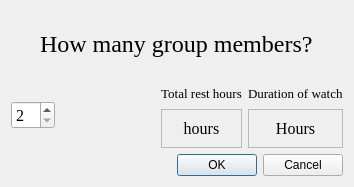
<?xml version="1.0" encoding="UTF-8"?>
<ui version="4.0">
 <class>RestDialog</class>
 <widget class="QDialog" name="RestDialog">
  <property name="geometry">
   <rect>
    <x>0</x>
    <y>0</y>
    <width>354</width>
    <height>187</height>
   </rect>
  </property>
  <property name="windowTitle">
   <string>Dialog</string>
  </property>
  <layout class="QVBoxLayout" name="verticalLayout">
   <item>
    <layout class="QHBoxLayout" name="header_layout">
     <item>
      <spacer name="header_spacer_L">
       <property name="orientation">
        <enum>Qt::Horizontal</enum>
       </property>
       <property name="sizeHint" stdset="0">
        <size>
         <width>40</width>
         <height>20</height>
        </size>
       </property>
      </spacer>
     </item>
     <item>
      <widget class="QLabel" name="header">
       <property name="font">
        <font>
         <family>Georgia</family>
         <pointsize>18</pointsize>
        </font>
       </property>
       <property name="text">
        <string>How many group members?</string>
       </property>
      </widget>
     </item>
     <item>
      <spacer name="header_spacer_R">
       <property name="orientation">
        <enum>Qt::Horizontal</enum>
       </property>
       <property name="sizeHint" stdset="0">
        <size>
         <width>40</width>
         <height>20</height>
        </size>
       </property>
      </spacer>
     </item>
    </layout>
   </item>
   <item>
    <layout class="QHBoxLayout" name="lower_layout">
     <item>
      <widget class="QSpinBox" name="group_size">
       <property name="font">
        <font>
         <family>Georgia</family>
         <pointsize>12</pointsize>
        </font>
       </property>
       <property name="minimum">
        <number>2</number>
       </property>
       <property name="maximum">
        <number>10</number>
       </property>
      </widget>
     </item>
     <item>
      <spacer name="horizontalSpacer">
       <property name="orientation">
        <enum>Qt::Horizontal</enum>
       </property>
       <property name="sizeHint" stdset="0">
        <size>
         <width>40</width>
         <height>20</height>
        </size>
       </property>
      </spacer>
     </item>
     <item>
      <layout class="QHBoxLayout" name="stats_layout">
       <item>
        <layout class="QVBoxLayout" name="rest_layout">
         <item>
          <widget class="QLabel" name="rest_label">
           <property name="font">
            <font>
             <family>Georgia</family>
             <pointsize>10</pointsize>
            </font>
           </property>
           <property name="text">
            <string>Total rest hours</string>
           </property>
           <property name="alignment">
            <set>Qt::AlignCenter</set>
           </property>
          </widget>
         </item>
         <item>
          <widget class="QFrame" name="frame">
           <property name="frameShape">
            <enum>QFrame::StyledPanel</enum>
           </property>
           <property name="frameShadow">
            <enum>QFrame::Raised</enum>
           </property>
           <layout class="QHBoxLayout" name="horizontalLayout">
            <item>
             <widget class="QLabel" name="rest_hours">
              <property name="font">
               <font>
                <family>Georgia</family>
                <pointsize>12</pointsize>
               </font>
              </property>
              <property name="text">
               <string>hours</string>
              </property>
              <property name="alignment">
               <set>Qt::AlignCenter</set>
              </property>
             </widget>
            </item>
           </layout>
          </widget>
         </item>
        </layout>
       </item>
       <item>
        <layout class="QVBoxLayout" name="duration_layout">
         <item>
          <widget class="QLabel" name="duration_label">
           <property name="font">
            <font>
             <family>Georgia</family>
             <pointsize>10</pointsize>
            </font>
           </property>
           <property name="text">
            <string>Duration of watch</string>
           </property>
          </widget>
         </item>
         <item>
          <widget class="QFrame" name="frame_2">
           <property name="frameShape">
            <enum>QFrame::StyledPanel</enum>
           </property>
           <property name="frameShadow">
            <enum>QFrame::Raised</enum>
           </property>
           <layout class="QHBoxLayout" name="horizontalLayout_2">
            <item>
             <widget class="QLabel" name="duration_hours">
              <property name="font">
               <font>
                <family>Georgia</family>
                <pointsize>12</pointsize>
               </font>
              </property>
              <property name="text">
               <string>Hours</string>
              </property>
              <property name="alignment">
               <set>Qt::AlignCenter</set>
              </property>
             </widget>
            </item>
           </layout>
          </widget>
         </item>
        </layout>
       </item>
      </layout>
     </item>
    </layout>
   </item>
   <item>
    <widget class="QDialogButtonBox" name="buttons">
     <property name="orientation">
      <enum>Qt::Horizontal</enum>
     </property>
     <property name="standardButtons">
      <set>QDialogButtonBox::Cancel|QDialogButtonBox::Ok</set>
     </property>
    </widget>
   </item>
  </layout>
 </widget>
 <resources/>
 <connections>
  <connection>
   <sender>buttons</sender>
   <signal>accepted()</signal>
   <receiver>RestDialog</receiver>
   <slot>accept()</slot>
   <hints>
    <hint type="sourcelabel">
     <x>248</x>
     <y>254</y>
    </hint>
    <hint type="destinationlabel">
     <x>157</x>
     <y>274</y>
    </hint>
   </hints>
  </connection>
  <connection>
   <sender>buttons</sender>
   <signal>rejected()</signal>
   <receiver>RestDialog</receiver>
   <slot>reject()</slot>
   <hints>
    <hint type="sourcelabel">
     <x>316</x>
     <y>260</y>
    </hint>
    <hint type="destinationlabel">
     <x>286</x>
     <y>274</y>
    </hint>
   </hints>
  </connection>
 </connections>
</ui>
